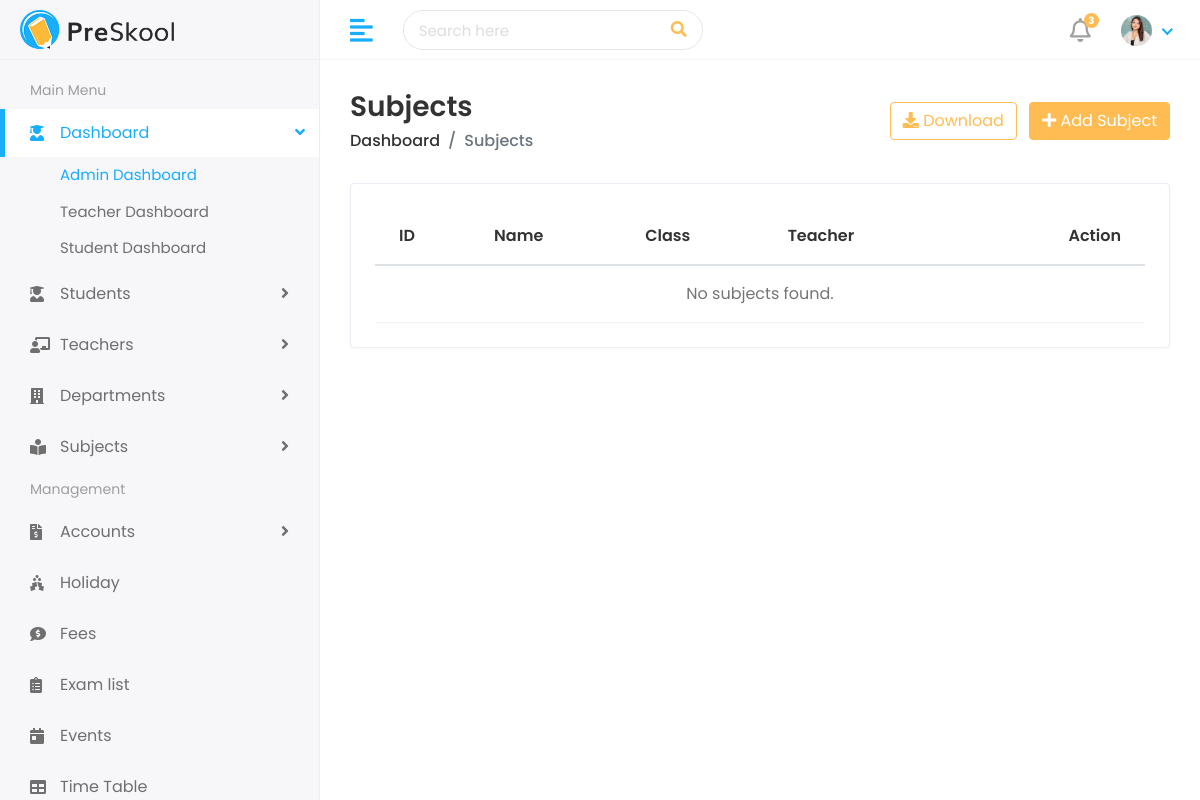
The page /subject/list/ (signed in) on the database as committed earlier.
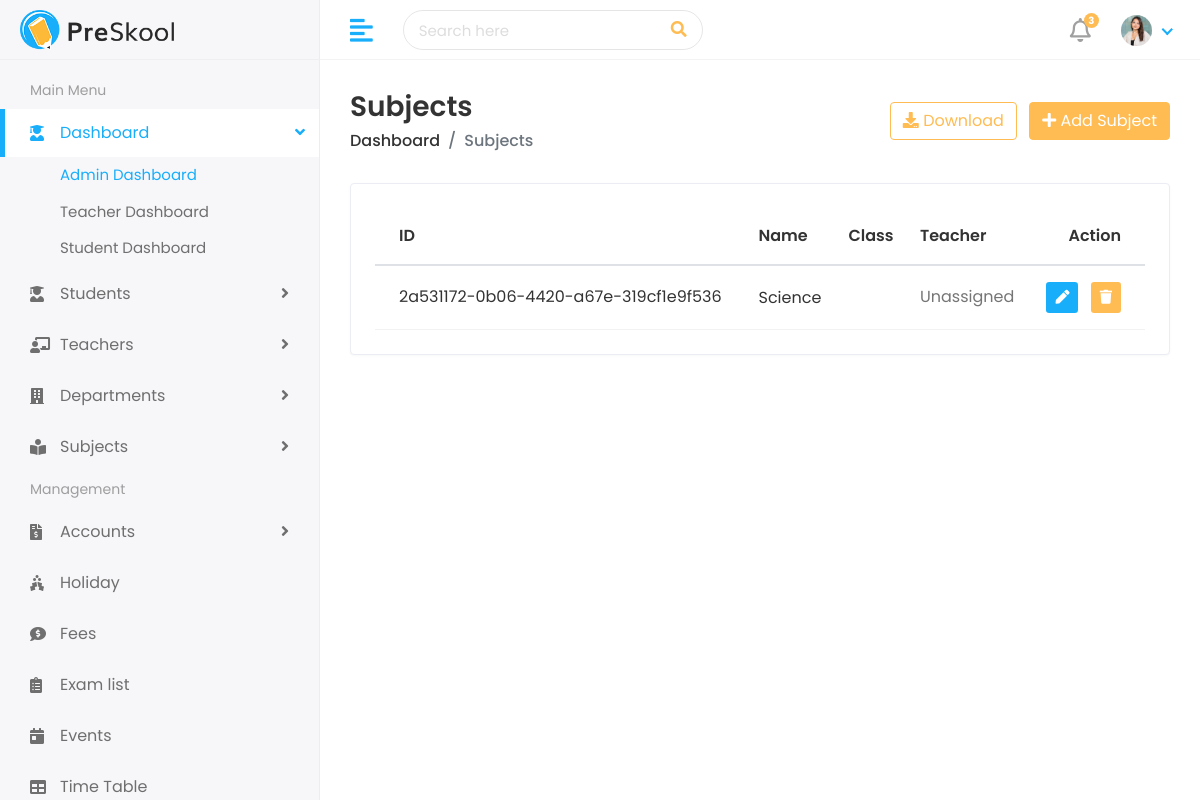
The same page on the database as committed later.
### teacher/models.py (models this page shows, shortened)
class Subject(models.Model):
    CLASS_CHOICES = [
        ("CRECHE", "Creche"),
        ("NURSERY_1", "Nursery 1"),
        ("NURSERY_2", "Nursery 2"),
        ("KINDERGARTEN", "Kindergarten"),
        ("UPPER_PRIMARY_4", "Upper Primary 4"),
        ("UPPER_PRIMARY_5", "Upper Primary 5"),
        ("UPPER_PRIMARY_6", "Upper Primary 6"),
        ("JHS_1", "JHS 1"),
        ("JHS_2", "JHS 2"),
        ("JHS_3", "JHS 3"),
    ]
    id = models.UUIDField(primary_key=True, default=uuid.uuid4, editable=False)
    teacher = models.ForeignKey(Teacher, on_delete=models.SET_NULL, null=True, blank=True)
    name = models.CharField(max_length=250)
    grade_level = models.CharField(max_length=50, choices=CLASS_CHOICES)

### subject/views.py (the view)
# urls.py: path('list/', views.list_all_subject, name='list-subject'),
def list_all_subject(request):
    if not request.user.is_authenticated or request.user.role != "admin":
        messages.error(request, "You are not authorized to perform this action")
        return redirect("school:home")
    subjects = Subject.objects.all()
    return render(request, "subject/subjects.html", {"subjects": subjects})

### subject/templates/subject/subjects.html (shortened to what the changed rows need)
{% extends 'school/base.html' %}
{% load static %}
{% block content %}
<div class="page-wrapper">
    <div class="content container-fluid">
        <div class="row">
            <div class="col-sm-12">
                <div class="card card-table">
                    <div class="card-body">
                        <div class="table-responsive">
                            <table class="table table-hover table-center mb-0 datatable">
                                <thead>
                                    <tr>
                                        <th>ID</th>
                                        <th>Name</th>
                                        <th>Class</th>
                                        <th>Teacher</th>
                                        <th class="text-right">Action</th>
                                    </tr>
                                </thead>
                                <tbody>
                                    {% if subjects %}
                                        {% for subject in subjects %}
                                            <tr>
                                                <td>{{ subject.id }}</td>
                                                <td><h2><a href="#">{{ subject.name }}</a></h2></td>
                                                <td>{{ subject.grade_level }}</td>
                                                <td>
                                                    {% if subject.teacher %}
                                                        {{ subject.teacher.user.first_name }} {{ subject.teacher.user.last_name }}
                                                    {% else %}
                                                        <span class="text-muted">Unassigned</span>
                                                    {% endif %}
                                                </td>
                                                <td class="text-right">
                                                    <div class="actions">
                                                        <a href="{% url 'subject:edit-subject' subject.id %}" class="btn btn-sm bg-success-light mr-2">
                                                            <i class="fas fa-pen"></i>
                                                        </a>
                                                        <a href="{% url 'subject:delete-subject' subject.id %}" class="btn btn-sm bg-danger-light delete-btn"
                                                           onclick="return confirm('Are you sure you want to delete this subject? This cannot be undone.')">
                                                            <i class="fas fa-trash"></i>
                                                        </a>
                                                    </div>
                                                </td>
                                            </tr>
                                        {% endfor %}
                                    {% else %}
                                        <tr>
                                            <td colspan="5" class="text-center text-muted">No subjects found.</td>
                                        </tr>
                                    {% endif %}
                                </tbody>
                            </table>
                        </div>
                    </div>
                </div>
            </div>
        </div>
    </div>
</div>
{% endblock %}

Rows that differ between the two databases and show on the page:
added Subject: id "2a531172-0b06-4420-a67e-319cf1e9f536", name "Science", shows "Unassigned"
Other text that changed with them:
text no longer shown: "No subjects found."
